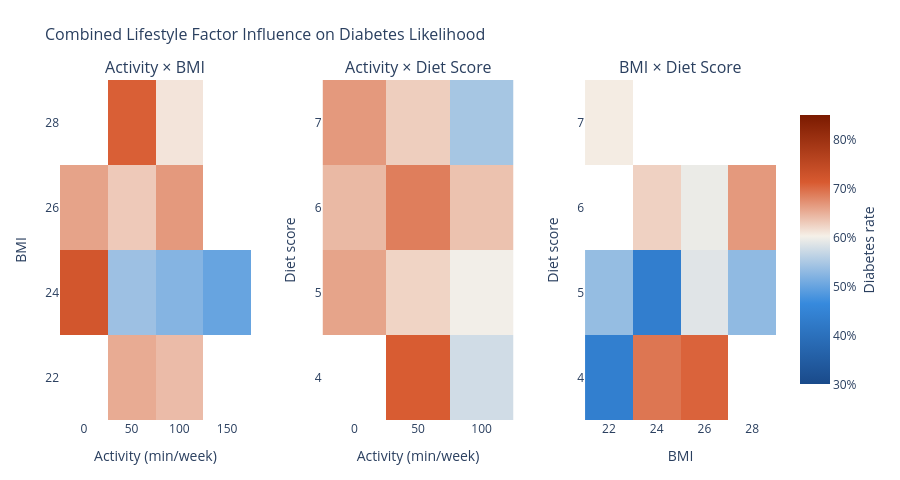

Notebook cell for this chart:
### Code cell
lifestyle['activity_bin'] = (lifestyle['physical_activity_minutes_per_week'] // 50) * 50
lifestyle['bmi_bin']      = (lifestyle['bmi'] // 2) * 2
lifestyle['diet_bin']     = (lifestyle['diet_score'] // 1) * 1

df = lifestyle[
    (lifestyle['physical_activity_minutes_per_week'] <= 550) &
    (lifestyle['bmi'] <= 38)
].copy()

MIN_N = 30  

def make_pivot(df, row_col, col_col):
    agg = df.groupby([row_col, col_col])['diagnosed_diabetes'].agg(['mean','count']).reset_index()
    agg = agg[agg['count'] >= MIN_N]
    return agg.pivot(index=row_col, columns=col_col, values='mean')

p_act_bmi  = make_pivot(df, 'bmi_bin',  'activity_bin')   # BMI rows, Activity cols
p_act_diet = make_pivot(df, 'diet_bin', 'activity_bin')   # Diet rows, Activity cols
p_bmi_diet = make_pivot(df, 'diet_bin', 'bmi_bin')        # Diet rows, BMI cols

overall = df['diagnosed_diabetes'].mean()

colorscale = [
    [0.0,  '#1a4a8a'],
    [0.3,  '#378ADD'],
    [0.55, '#f5f0e8'],
    [0.75, '#D85A30'],
    [1.0,  '#7a1a00']
]

def heatmap_trace(pivot, xlab, ylab, name):
    x = [str(int(v) if v == int(v) else v) for v in pivot.columns]
    y = [str(int(v) if v == int(v) else v) for v in pivot.index]
    z = pivot.values.tolist()
    return go.Heatmap(
        x=x, y=y, z=z,
        colorscale=colorscale,
        zmin=0.3, zmax=0.85,
        colorbar=dict(
            title=dict(text='Diabetes rate', side='right'),
            tickformat='.0%',
            len=0.85
        ),
        hovertemplate=(
            xlab + ': %{x}<br>' +
            ylab + ': %{y}<br>' +
            'Diabetes rate: %{z:.1%}<extra>' + name + '</extra>'
        ),
        name=name,
        showscale=True
    )

fig = make_subplots(
    rows=1, cols=3,
    subplot_titles=(
        'Activity × BMI',
        'Activity × Diet Score',
        'BMI × Diet Score'
    ),
    horizontal_spacing=0.10
)

fig.add_trace(heatmap_trace(p_act_bmi,  'Activity (min/wk)', 'BMI',        'Activity × BMI'),  row=1, col=1)
fig.add_trace(heatmap_trace(p_act_diet, 'Activity (min/wk)', 'Diet score', 'Activity × Diet'), row=1, col=2)
fig.add_trace(heatmap_trace(p_bmi_diet, 'BMI',               'Diet score', 'BMI × Diet'),       row=1, col=3)

fig.data[1].showscale = False
fig.data[2].showscale = False

fig.update_layout(
    title=dict(
        text='Combined Lifestyle Factor Influence on Diabetes Likelihood',
        font=dict(size=16)
    ),
    height=480,
    plot_bgcolor='white',
    paper_bgcolor='white',
    showlegend=False,
    margin=dict(t=80, b=60, l=60, r=80)
)

fig.update_xaxes(title_text='Activity (min/week)', row=1, col=1)
fig.update_yaxes(title_text='BMI',                 row=1, col=1)
fig.update_xaxes(title_text='Activity (min/week)', row=1, col=2)
fig.update_yaxes(title_text='Diet score',          row=1, col=2)
fig.update_xaxes(title_text='BMI',                 row=1, col=3)
fig.update_yaxes(title_text='Diet score',          row=1, col=3)

fig.show()

### Figure 1 — Plotly figure (JSON) as saved in the notebook; plotly's stock layout.template omitted (floating-point values rounded to 4 significant figures)
{"data": [{"colorbar": {"len": 0.85, "tickformat": ".0%", "title": {"side": "right", "text": "Diabetes rate"}}, "colorscale": [[0, "#1a4a8a"], [0.3, "#378ADD"], [0.55, "#f5f0e8"], [0.75, "#D85A30"], [1, "#7a1a00"]], "hovertemplate": "Activity (min/wk): %{x}<br>BMI: %{y}<br>Diabetes rate: %{z:.1%}<extra>Activity × BMI</extra>", "name": "Activity × BMI", "showscale": true, "type": "heatmap", "x": ["0", "50", "100", "150"], "xaxis": "x", "y": ["22", "24", "26", "28"], "yaxis": "y", "z": [[null, 0.6531, 0.641, null], [0.7209, 0.5385, 0.5217, 0.5], [0.6591, 0.6308, 0.6667, null], [null, 0.7091, 0.6111, null]], "zmax": 0.85, "zmin": 0.3}, {"colorbar": {"len": 0.85, "tickformat": ".0%", "title": {"side": "right", "text": "Diabetes rate"}}, "colorscale": [[0, "#1a4a8a"], [0.3, "#378ADD"], [0.55, "#f5f0e8"], [0.75, "#D85A30"], [1, "#7a1a00"]], "hovertemplate": "Activity (min/wk): %{x}<br>Diet score: %{y}<br>Diabetes rate: %{z:.1%}<extra>Activity × Diet</extra>", "name": "Activity × Diet", "showscale": false, "type": "heatmap", "x": ["0", "50", "100"], "xaxis": "x2", "y": ["4", "5", "6", "7"], "yaxis": "y2", "z": [[null, 0.7111, 0.5758], [0.6585, 0.6232, 0.6], [0.6429, 0.6863, 0.6364], [0.6667, 0.6275, 0.5455]], "zmax": 0.85, "zmin": 0.3}, {"colorbar": {"len": 0.85, "tickformat": ".0%", "title": {"side": "right", "text": "Diabetes rate"}}, "colorscale": [[0, "#1a4a8a"], [0.3, "#378ADD"], [0.55, "#f5f0e8"], [0.75, "#D85A30"], [1, "#7a1a00"]], "hovertemplate": "BMI: %{x}<br>Diet score: %{y}<br>Diabetes rate: %{z:.1%}<extra>BMI × Diet</extra>", "name": "BMI × Diet", "showscale": false, "type": "heatmap", "x": ["22", "24", "26", "28"], "xaxis": "x3", "y": ["4", "5", "6", "7"], "yaxis": "y3", "z": [[0.4375, 0.6923, 0.7059, null], [0.5333, 0.4348, 0.587, 0.5294], [null, 0.625, 0.5952, 0.6667], [0.6053, null, null, null]], "zmax": 0.85, "zmin": 0.3}], "layout": {"annotations": [{"font": {"size": 16}, "showarrow": false, "text": "Activity × BMI", "x": 0.1333, "xanchor": "center", "xref": "paper", "y": 1, "yanchor": "bottom", "yref": "paper"}, {"font": {"size": 16}, "showarrow": false, "text": "Activity × Diet Score", "x": 0.5, "xanchor": "center", "xref": "paper", "y": 1, "yanchor": "bottom", "yref": "paper"}, {"font": {"size": 16}, "showarrow": false, "text": "BMI × Diet Score", "x": 0.8667, "xanchor": "center", "xref": "paper", "y": 1, "yanchor": "bottom", "yref": "paper"}], "height": 480, "margin": {"b": 60, "l": 60, "r": 80, "t": 80}, "paper_bgcolor": "white", "plot_bgcolor": "white", "showlegend": false, "title": {"font": {"size": 16}, "text": "Combined Lifestyle Factor Influence on Diabetes Likelihood"}, "xaxis": {"anchor": "y", "domain": [0, 0.2667], "title": {"text": "Activity (min/week)"}}, "xaxis2": {"anchor": "y2", "domain": [0.3667, 0.6333], "title": {"text": "Activity (min/week)"}}, "xaxis3": {"anchor": "y3", "domain": [0.7333, 1], "title": {"text": "BMI"}}, "yaxis": {"anchor": "x", "domain": [0, 1], "title": {"text": "BMI"}}, "yaxis2": {"anchor": "x2", "domain": [0, 1], "title": {"text": "Diet score"}}, "yaxis3": {"anchor": "x3", "domain": [0, 1], "title": {"text": "Diet score"}}}}
